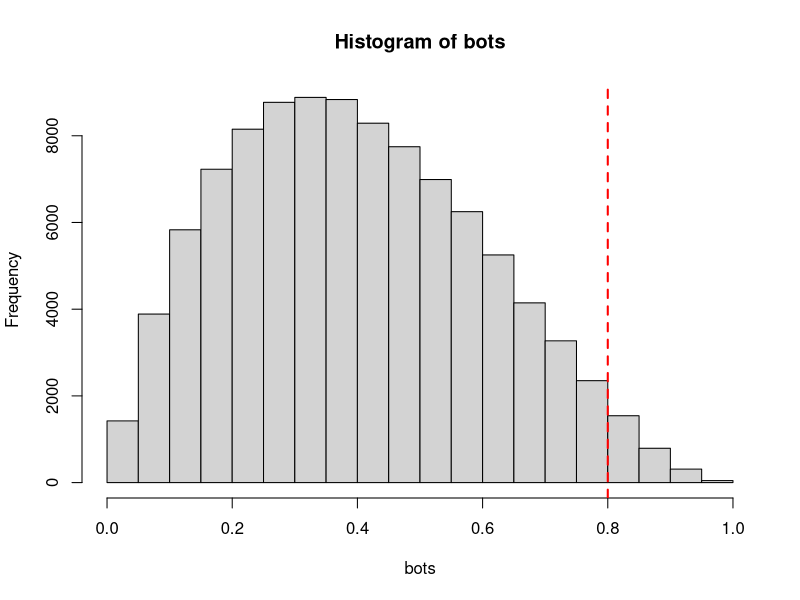

The R script that drew this image:
set.seed(5)
bots <- rbeta(100000, 2, 3)
hist(bots)
abline(v=0.8, col="red", lty=2, lwd=2)

?abline

# 2692 < 100.000
length(bots[which(bots>0.8)])
